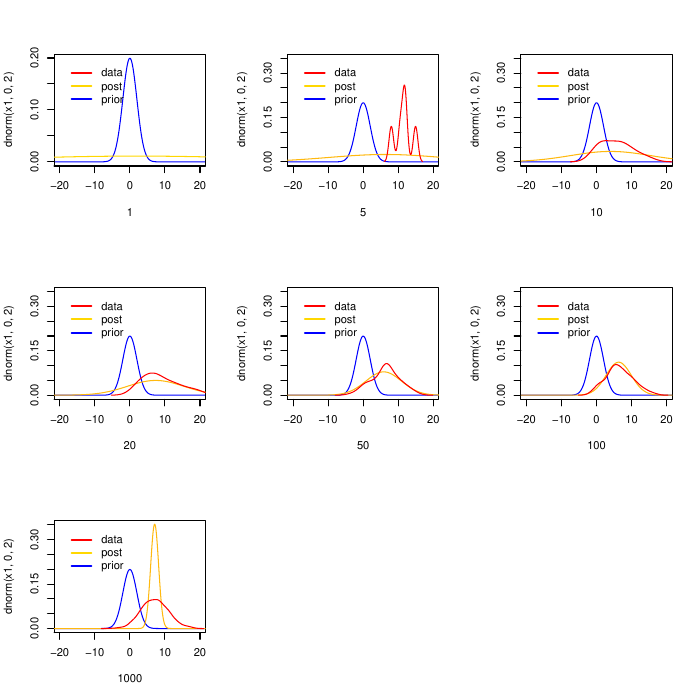

R code for this plot:
set.seed(102)


#Saving plots
pdf(file = "task3.pdf")

#prior sd is 4 prior
#hyperparameters h_mean=0 h_sd=2
h_mean = 4
h_sd = 2
 

par(mfrow=c(3,3),xpd=FALSE)
N=1;
x=rnorm(n=N,m=7,sd=4)
#finding observed values
	x<-rnorm(n=N,m=7,sd=4) #creation of observed data
	sampleMean=mean(x);	

	x1 <- seq(-30, 30, 0.1)

	#Finding posterior	
	posterior_mean = (N*(h_sd^2)*sampleMean + 16*0 )  /  ( N*(h_sd^2) + 16)
	posterior_var = (h_sd^2*16) / N*( h_sd^2 + 16 )  
	post.norm<-rnorm(n=N,m=posterior_mean,sd=sqrt(posterior_var)) #creation of observed data



	#finding posterior, observed, prior
	plot(x1, dnorm(x1, 0, 2), type = "l",xlim=c(-20, 20), xlab=N,col="blue")
	lines(x1,dnorm(x1, posterior_mean, sqrt(posterior_var)),col="gold")
	lines(x,dnorm(x1, x, sqrt(0)),col="red")

	legend("topleft", 
       inset=.05, 
       cex = 1,  
       c("data","post","prior"), 
       horiz=FALSE, 
       lty=c(1,1), 
       lwd=c(2,2), 
       col=c("red","gold","blue"), 
       box.lty=0)



for (N in c(5,10,20,50,100,1000)){
	print(paste("The number of observed values is", N))
	
	#finding observed values
	x<-rnorm(n=N,m=7,sd=4) #creation of observed data
	sampleMean=mean(x);	

	x1 <- seq(-30, 30, 0.1)

	#Finding posterior	
	posterior_mean = (N*(h_sd^2)*sampleMean + 16*0 )  /  ( N*(h_sd^2) + 16)
	posterior_var = (h_sd^2*16) / N*( h_sd^2 + 16 )  
	post.norm<-rnorm(n=N,m=posterior_mean,sd=sqrt(posterior_var)) #creation of observed data



	#finding posterior, observed, prior
	plot(x1, dnorm(x1, 0, 2), type = "l",xlim=c(-20, 20), xlab=N,col="blue",ylim=c(0, 0.35))
	lines(x1,dnorm(x1, posterior_mean, sqrt(posterior_var)),col="darkgoldenrod1")
	lines(density(x),col="red")

	
  legend("topleft", 
       inset=.05, 
       cex = 1,  
       c("data","post","prior"), 
       horiz=FALSE, 
       lty=c(1,1), 
       lwd=c(2,2), 
       col=c("red","gold","blue"), 
       box.lty=0)
}

dev.off()

#Παρατηρήσεις: Η εκ των προτέρων (prior) κατανομή(με εξαιρεση Ν=1) παραμένει σταθερή,
#η κατανομή των παρατηρήσεων παραμένει σχεδόν σταθερή με αβεβαιότητα
#λόγω της μικρής κορυφής και η posterior, όσο αυξάνονται τα δείγματα
# μικραίνει η διακύμανση και αποκτά μεγάλη κορυφή. Λογικό, όπως
#αναφέρεται στη βιβλιογραφία όσο το Ν αυξάνεται η αβεβαιότητα στη posterior
# μειώνεται αφού μειώνεται η επίδραση της σ.

